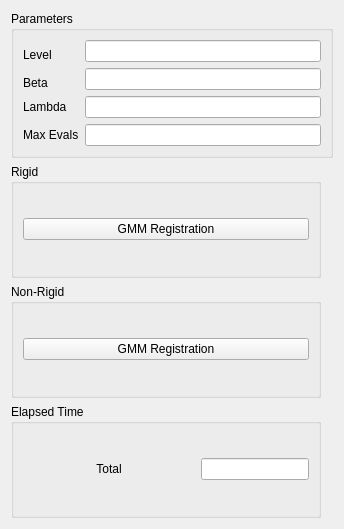
          <widget class="QWidget" name="Widget_GMMReg">
           <property name="geometry">
            <rect>
             <x>0</x>
             <y>0</y>
             <width>344</width>
             <height>529</height>
            </rect>
           </property>
           <attribute name="label">
            <string>GMMReg</string>
           </attribute>
           <layout class="QGridLayout" name="gridLayout_20">
            <item row="3" column="0">
             <widget class="QGroupBox" name="GroupBox_GMMTime">
              <property name="sizePolicy">
               <sizepolicy hsizetype="Expanding" vsizetype="Preferred">
                <horstretch>0</horstretch>
                <verstretch>0</verstretch>
               </sizepolicy>
              </property>
              <property name="title">
               <string>Elapsed Time</string>
              </property>
              <layout class="QGridLayout" name="gridLayout_17">
               <item row="0" column="1">
                <widget class="QLineEdit" name="LineEdit_GMMTime">
                 <property name="sizePolicy">
                  <sizepolicy hsizetype="Maximum" vsizetype="Fixed">
                   <horstretch>0</horstretch>
                   <verstretch>0</verstretch>
                  </sizepolicy>
                 </property>
                 <property name="readOnly">
                  <bool>true</bool>
                 </property>
                </widget>
               </item>
               <item row="0" column="0">
                <widget class="QLabel" name="Label_GMMTime">
                 <property name="text">
                  <string>Total</string>
                 </property>
                 <property name="alignment">
                  <set>Qt::AlignCenter</set>
                 </property>
                </widget>
               </item>
              </layout>
             </widget>
            </item>
            <item row="0" column="0" colspan="3">
             <widget class="QGroupBox" name="GroupBox_GMMParameters">
              <property name="sizePolicy">
               <sizepolicy hsizetype="Expanding" vsizetype="Maximum">
                <horstretch>0</horstretch>
                <verstretch>0</verstretch>
               </sizepolicy>
              </property>
              <property name="title">
               <string>Parameters</string>
              </property>
              <layout class="QGridLayout" name="gridLayout_16">
               <item row="0" column="2">
                <widget class="QLineEdit" name="LineEdit_GMMLevel"/>
               </item>
               <item row="2" column="0">
                <widget class="QLabel" name="Label_GMMBeta">
                 <property name="text">
                  <string>Beta</string>
                 </property>
                </widget>
               </item>
               <item row="1" column="2" rowspan="2">
                <widget class="QLineEdit" name="LineEdit_GMMBeta"/>
               </item>
               <item row="4" column="0">
                <widget class="QLabel" name="Label_GMMMaxEvals">
                 <property name="text">
                  <string>Max Evals</string>
                 </property>
                </widget>
               </item>
               <item row="0" column="0" rowspan="2">
                <widget class="QLabel" name="Label_GMMLevel">
                 <property name="text">
                  <string>Level</string>
                 </property>
                </widget>
               </item>
               <item row="3" column="0">
                <widget class="QLabel" name="Label_GMMLambda">
                 <property name="text">
                  <string>Lambda</string>
                 </property>
                </widget>
               </item>
               <item row="3" column="2">
                <widget class="QLineEdit" name="LineEdit_GMMLambda"/>
               </item>
               <item row="4" column="2">
                <widget class="QLineEdit" name="LineEdit_GMMMaxEvals"/>
               </item>
              </layout>
             </widget>
            </item>
            <item row="2" column="0">
             <widget class="QGroupBox" name="GroupBox_GMMNonRigid">
              <property name="title">
               <string>Non-Rigid</string>
              </property>
              <layout class="QGridLayout" name="gridLayout_18">
               <item row="0" column="0">
                <widget class="QPushButton" name="PushButton_GMMNonRigid">
                 <property name="text">
                  <string>GMM Registration</string>
                 </property>
                </widget>
               </item>
              </layout>
             </widget>
            </item>
            <item row="1" column="0">
             <widget class="QGroupBox" name="GroupBox_GMMRigid">
              <property name="title">
               <string>Rigid</string>
              </property>
              <layout class="QGridLayout" name="gridLayout_19">
               <item row="0" column="0">
                <widget class="QPushButton" name="PushButton_GMMRigid">
                 <property name="text">
                  <string>GMM Registration</string>
                 </property>
                </widget>
               </item>
              </layout>
             </widget>
            </item>
           </layout>
          </widget>
